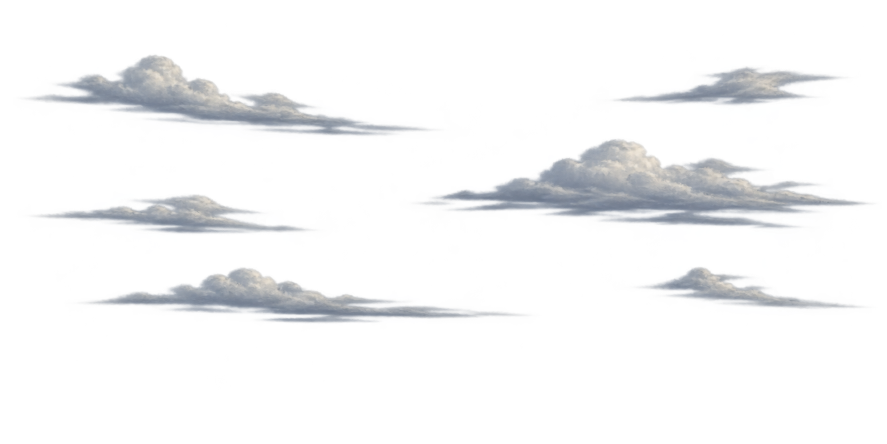
#> input picture frontend/assets/living-v8-source/sky-cloud-far.png, 1774 x 887 px (shown at 1/2 size); its folder holds 4 pictures in this run
$ python export-living-clouds.py
#> lines starting #> are read from the running program, lines starting #| are printed output that depends on the picture
"""Make lightweight transparent web cloud layers from project-owned masters."""

from pathlib import Path
from PIL import Image, ImageFilter

ROOT = Path(__file__).resolve().parents[1]
SOURCE = ROOT / "assets" / "living-v8-source"
OUTPUT = ROOT / "public" / "assets" / "forest2d"

if __name__ == "__main__":
    OUTPUT.mkdir(parents=True, exist_ok=True)
    for name in ("sky-cloud-far", "sky-cloud-near"):
        image = Image.open(SOURCE / f"{name}.png").convert("RGBA")
#> image is the input picture: PIL image 1774x887 RGBA; mean R, G, B, A 26.7, 28.8, 32.5, 25.4
        # Generated cutouts have a light/blue matte at near-transparent edges.
        alpha = image.getchannel("A").filter(ImageFilter.MinFilter(3))
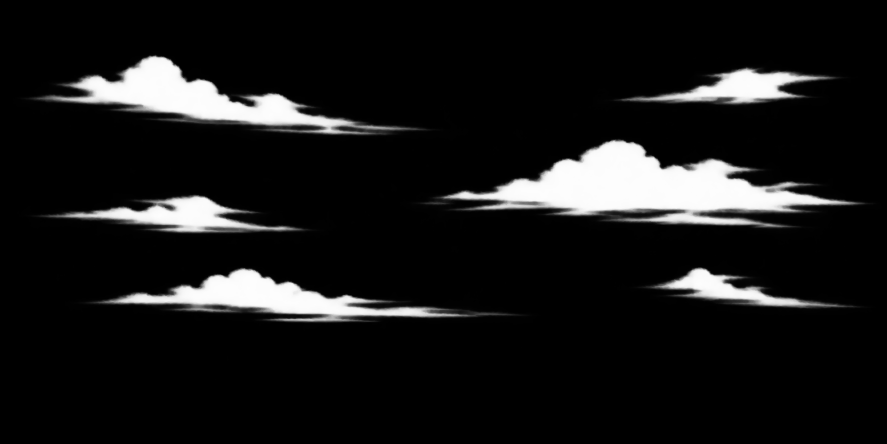
#> alpha: PIL image 1774x887 L (shown at 1/2 size); min 0, max 254, mean 23.6
        alpha = alpha.point(lambda value: min(255, max(0, round((value - 18) * .86))))
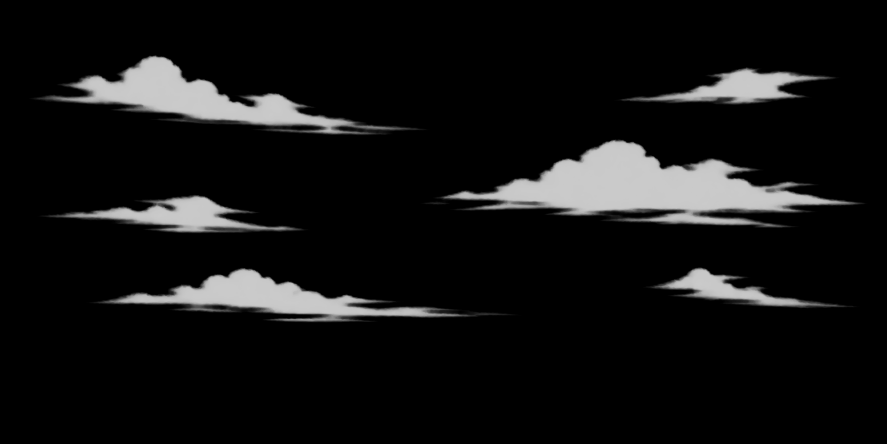
#> alpha: PIL image 1774x887 L (shown at 1/2 size); min 0, max 203, mean 18.2
        image.putalpha(alpha)
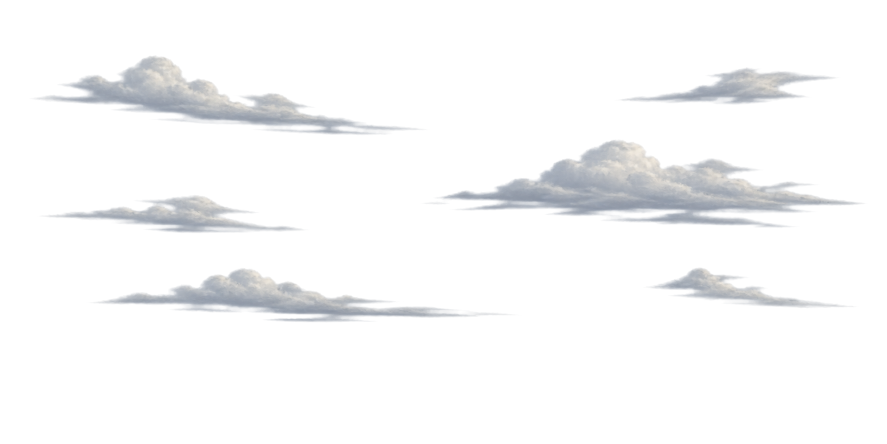
#> image: PIL image 1774x887 RGBA (shown at 1/2 size); mean R, G, B, A 26.7, 28.8, 32.5, 18.2; transparent parts drawn white
        image.thumbnail((1400, 800), Image.Resampling.LANCZOS)
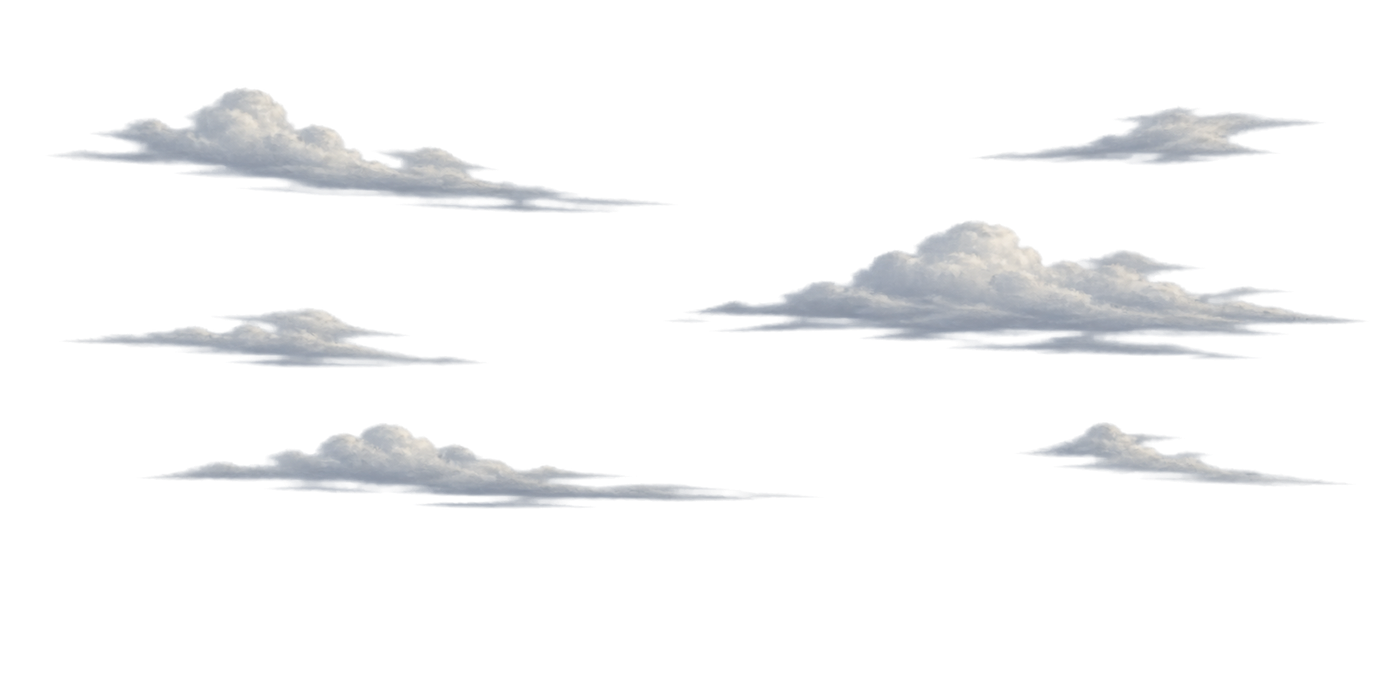
#> image: PIL image 1400x700 RGBA; mean R, G, B, A 18.7, 19.4, 20.6, 18.2; transparent parts drawn white
        target = OUTPUT / f"{name}.webp"
        image.save(target, "WEBP", quality=86, method=6)
#> (the run stopped early here; a loop or call above may not have finished)
